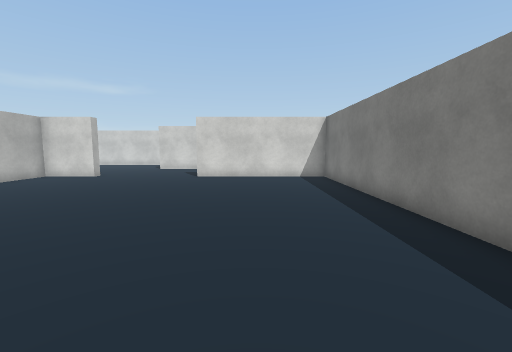
view 1 (above)

21 first-person views from a walk through a Unity game level. The camera is 1.4 m above the floor, tilts 6° down and sees 90° across. The floor is counted in squares, 1 m on a side. Each view is taken from the middle of a square. On the plan, view 1 faces up. The plan holds only what a view shows up to about 13 squares ahead; the rest is blank. The place goes on beyond the plan. The player is left out. Some surface patterns are stand-ins.

view 2
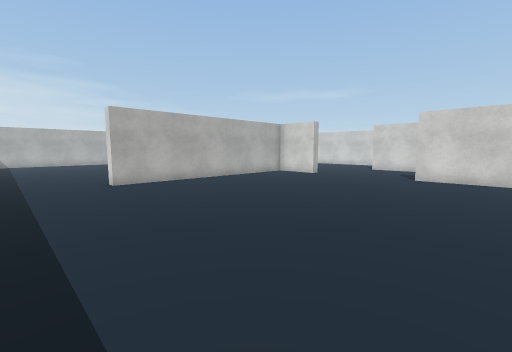

view 3
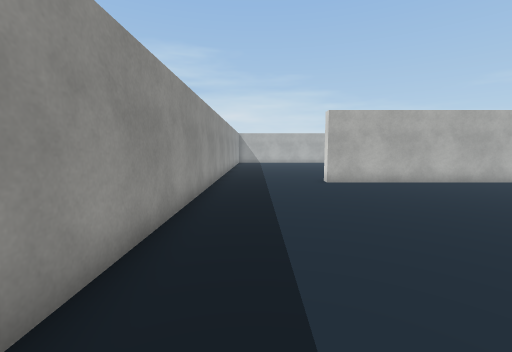

view 4
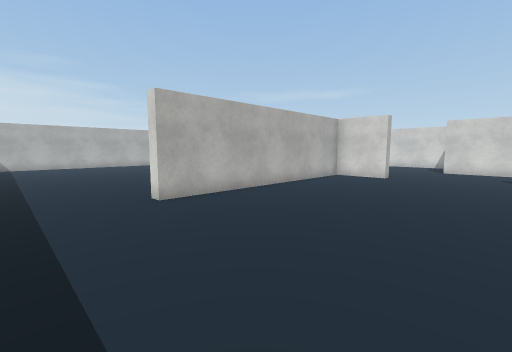

view 5
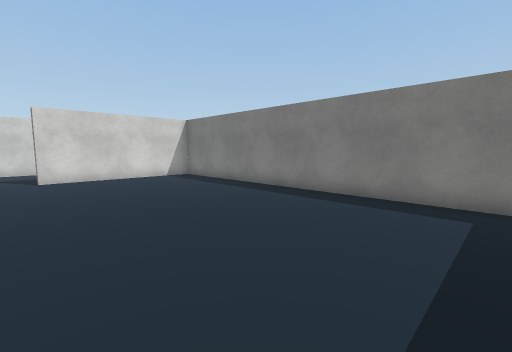

view 6
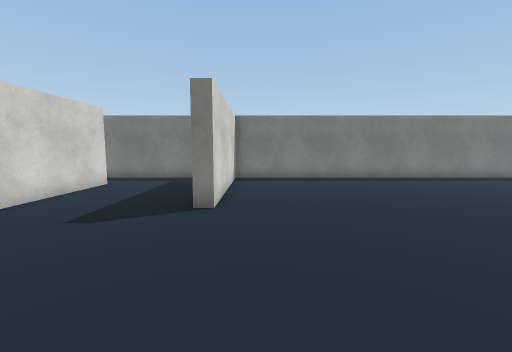

view 7
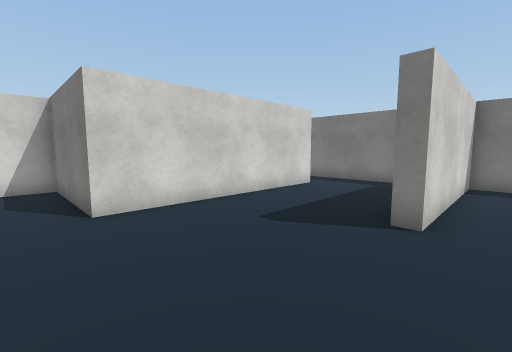

view 8
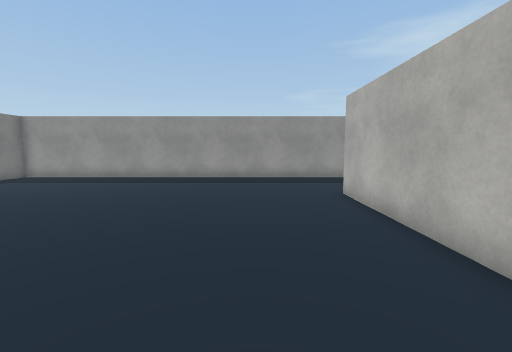

view 9
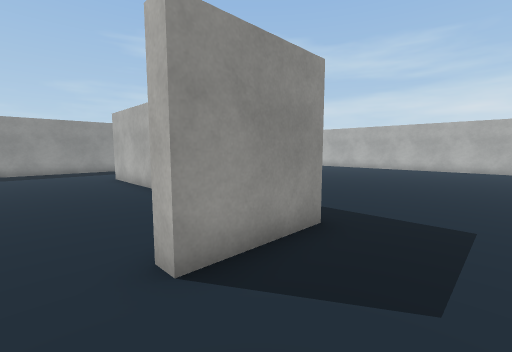

view 10
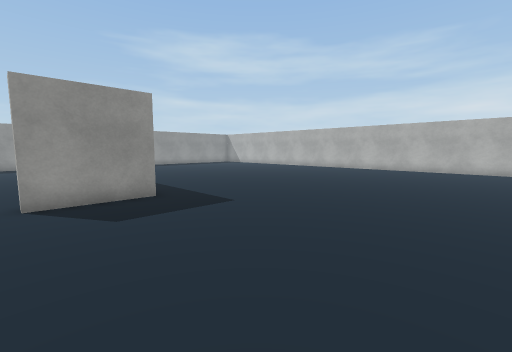

view 11
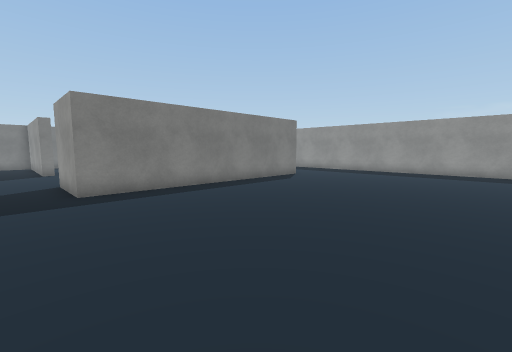

view 12
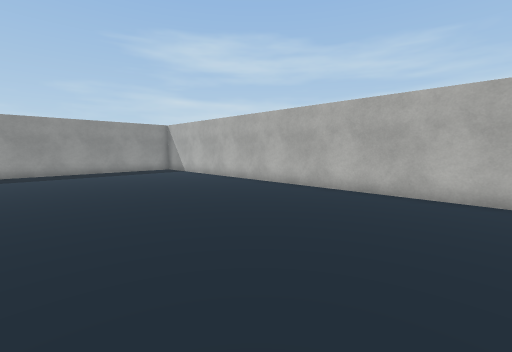

view 13
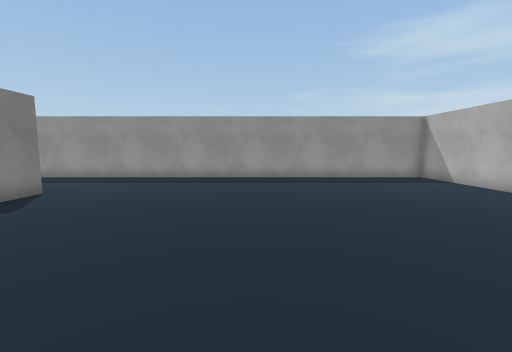

view 14
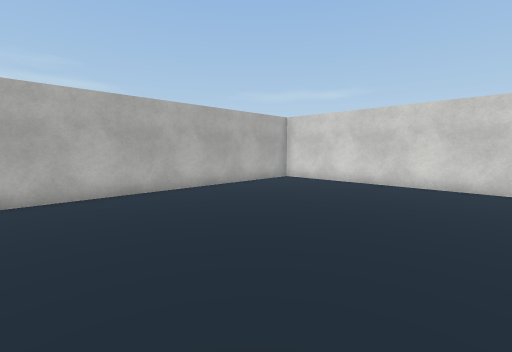

view 15
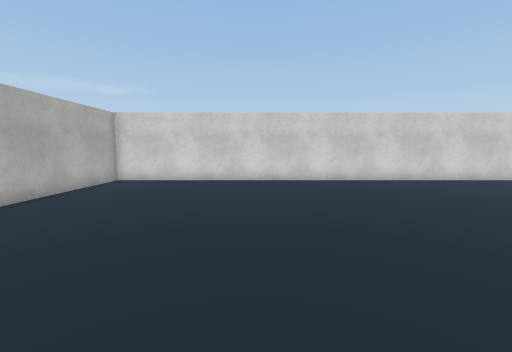

view 16
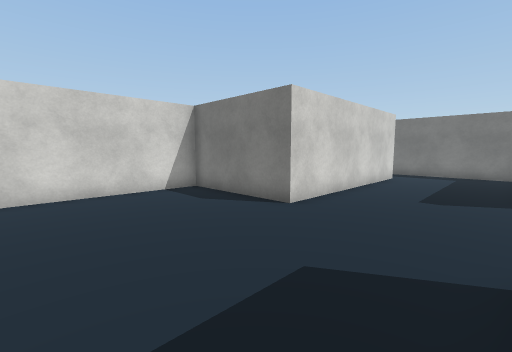

view 17
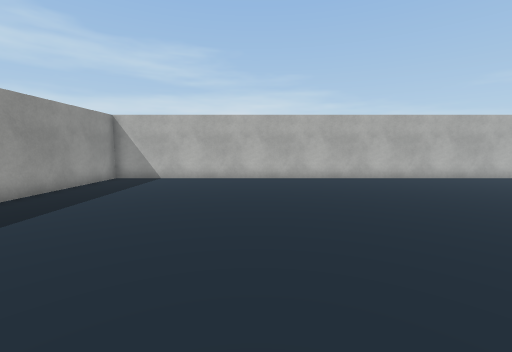

view 18
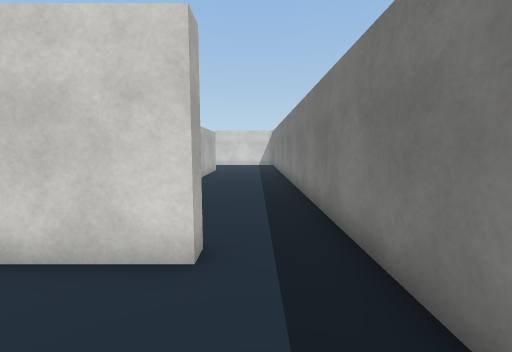

view 19
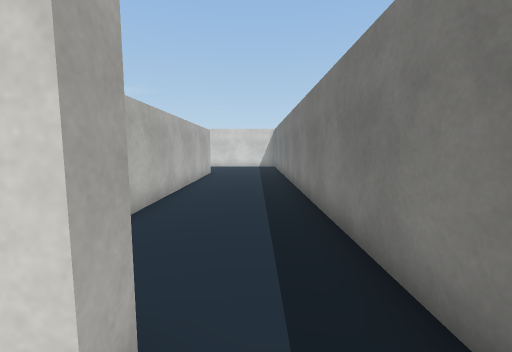

view 20
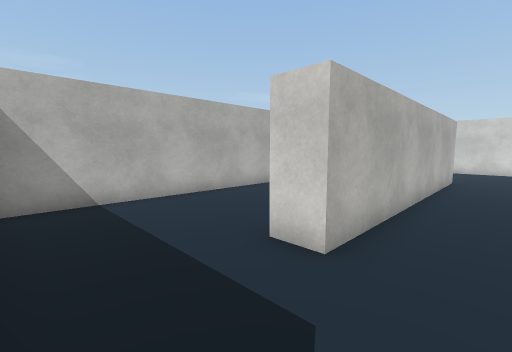

view 21
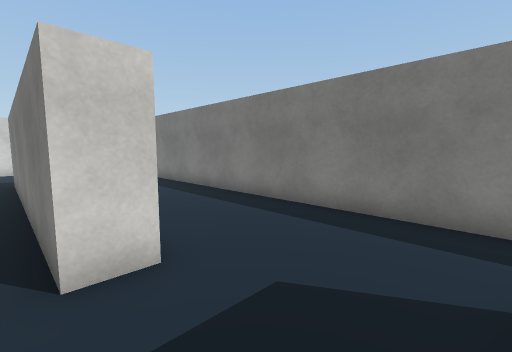

### Floor plan
Points are (right, up) in squares from view 1. A wall is a line through its corners. A room is listed if a view was taken in it or the views show most of it. See-through windows are left out.
Room 1 (views 1, 2, 3, 4, 5, 6, 7, 8, 9, 18, 19)
walls: (-8.3, 13) (-10.8, 13) (-10.8, 3); (3.5, 13.9) (3.5, 17.6); (1.3, 18) (-6.7, 18); (-9.5, -1.7) (3.5, -1.7) (3.5, 13) (-3, 13) (-3, 13.5)
ways out: opening at (-10.2, 0.5) to room 2; opening at (-8, 15) to room 2; opening at (2.5, 18) to room 3
Room 2 (views 10, 11, 12, 13, 14, 15, 16, 17)
walls: (-10.8, 3) (-11.3, 3) (-11.3, 13.5) (-8.3, 13.5) (-8.3, 13); (-6.7, 18) (-6.7, 22.5) (-26.2, 22.5) (-26.2, -1.7) (-9.5, -1.7)
ways out: opening at (-10.2, 0.5) to room 1; opening at (-8, 15) to room 1
Room 3 (views 20, 21)
walls: (1.3, 18.5) (1.3, 18); (-0.7, 28.5) (-0.7, 22) (-1.7, 22) (-1.7, 28.5); (3.5, 17.6) (3.5, 28.5); (-6.2, 27.1) (-6.2, 18.9)
ways out: opening at (2.5, 18) to room 1

Where each view was taken, in squares from view 1:
view 1: 0 up, 0 right, facing up
view 2: 0 up, 0 right, facing up-left
view 3: 0 up, 0 right, facing left
view 4: 0 up, 4 left, facing up-left
view 5: 0 up, 4 left, facing up-right
view 6: 12 up, 9 left, facing right
view 7: 12 up, 8 left, facing up-right
view 8: 11 up, 8 left, facing down
view 9: 16 up, 7 left, facing down-left
view 10: 21 up, 8 left, facing down-left
view 11: 15 up, 20 left, facing down-right
view 12: 15 up, 18 left, facing down-left
view 13: 11 up, 18 left, facing down
view 14: 12 up, 18 left, facing up-left
view 15: 11 up, 20 left, facing up
view 16: 14 up, 12 left, facing up-right
view 17: 5 up, 14 left, facing left
view 18: 15 up, 2 right, facing up
view 19: 17 up, 2 right, facing up
view 20: 19 up, 1 right, facing up-left
view 21: 19 up, 2 left, facing up-right
